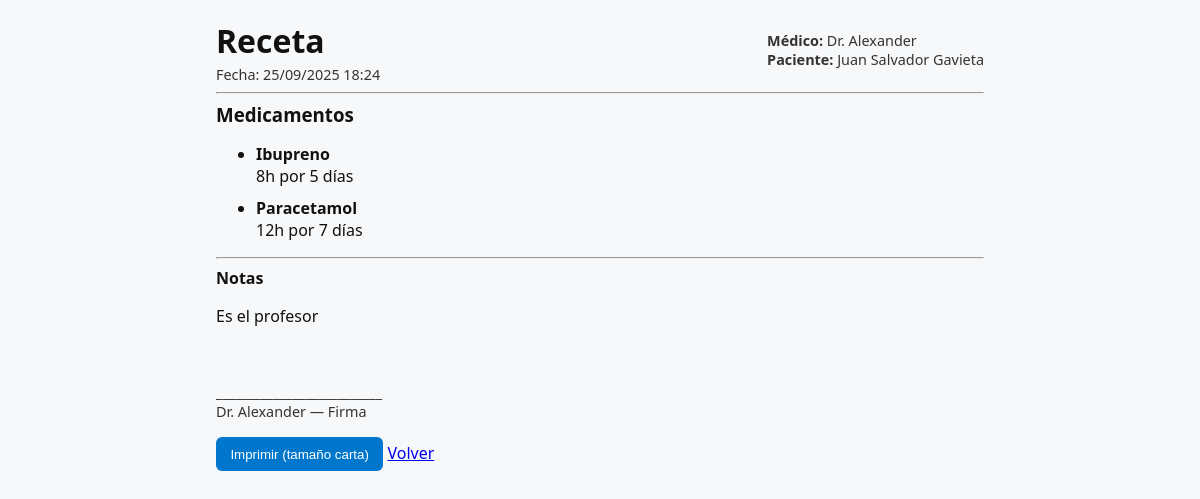
Page /view_prescription.php?id=2 (signed in) on the committed database.
### tables this page shows
CREATE TABLE `recetas` (
  `id` int(11) NOT NULL,
  `medico_id` int(11) NOT NULL,
  `paciente_id` int(11) NOT NULL,
  `fecha` timestamp NOT NULL DEFAULT current_timestamp(),
  `notas` text DEFAULT NULL,
  `fecha_emision` datetime DEFAULT current_timestamp()
);

CREATE TABLE `medicos` (
  `id` int(11) NOT NULL,
  `nombre` varchar(100) NOT NULL,
  `correo` varchar(100) NOT NULL,
  `password_hash` varchar(255) NOT NULL
);

CREATE TABLE `pacientes` (
  `id` int(11) NOT NULL,
  `nombre` varchar(100) NOT NULL,
  `correo` varchar(100) DEFAULT NULL,
  `fecha_nacimiento` date DEFAULT NULL
);

CREATE TABLE `receta_medicamentos` (
  `id` int(11) NOT NULL,
  `receta_id` int(11) NOT NULL,
  `medicamento` varchar(150) NOT NULL,
  `posologia` varchar(255) NOT NULL
);

### view_prescription.php (the view, shortened to what this page needs)
<?php
require 'db.php';
$id = (int)($_GET['id'] ?? 0);
$stmt = $pdo->prepare("
  SELECT r.id, r.fecha_emision, r.notas,
         m.nombre AS medico_nombre, p.nombre AS paciente_nombre
  FROM recetas r
  LEFT JOIN medicos m ON r.medico_id = m.id
  LEFT JOIN pacientes p ON r.paciente_id = p.id
  WHERE r.id = ?
");
$stmt->execute([$id]);
$receta = $stmt->fetch(PDO::FETCH_ASSOC);
$stmt2 = $pdo->prepare("SELECT medicamento, posologia FROM receta_medicamentos WHERE receta_id = ?");
$stmt2->execute([$id]);
$meds = $stmt2->fetchAll(PDO::FETCH_ASSOC);
?>
<!doctype html>
<html lang="es">
<head>
<link rel="stylesheet" href="styles.css">
</head>
<body>
<div class="container print-area" id="printable">
  <div class="header-row">
    <div>
      <h1>Receta</h1>
      <?php if (!empty($receta['fecha_emision'])): ?>
        <div class="small">Fecha: <?= date('d/m/Y H:i', strtotime($receta['fecha_emision'])) ?></div>
      <?php endif; ?>
    </div>
    <div class="small">
      <strong>Médico:</strong> <?= htmlspecialchars($receta['medico_nombre'] ?? 'N/A') ?><br>
      <strong>Paciente:</strong> <?= htmlspecialchars($receta['paciente_nombre'] ?? 'N/A') ?>
    </div>
  </div>
  <hr>
  <h3>Medicamentos</h3>
  <ul class="med-list">
    <?php foreach ($meds as $m): ?>
      <li>
        <strong><?= htmlspecialchars($m['medicamento']) ?></strong><br>
        <span><?= nl2br(htmlspecialchars($m['posologia'])) ?></span>
      </li>
    <?php endforeach; ?>
  </ul>
  <?php if (!empty($receta['notas'])): ?>
    <hr>
    <h4>Notas</h4>
    <p><?= nl2br(htmlspecialchars($receta['notas'])) ?></p>
  <?php endif; ?>
  <div style="height:40px"></div>
  <div class="small">__________________________</div>
  <div class="small"><?= htmlspecialchars($receta['medico_nombre'] ?? 'N/A') ?> — Firma</div>
  <div class="print-actions">
    <button onclick="window.print()">Imprimir (tamaño carta)</button>
    <a href="dashboard.php">Volver</a>
  </div>
</div>
</body>
</html>

### styles.css (style rules this page uses)
:root { --bg:#f7f8fa; --card:#ffffff; --accent:#0077cc; }
* { box-sizing:border-box }
body { font-family:system-ui,-apple-system,Segoe UI,Roboto,"Helvetica Neue",Arial; margin:0; background:var(--bg); color:#111; }
.container { max-width:1000px;margin:1.2rem auto;padding:1rem }
h1,h2,h3,h4 { margin:0.2rem 0 }
button { background:var(--accent); color:#fff; border:none; padding:0.6rem 0.9rem;border-radius:6px; cursor:pointer; }

### view_prescription.php (style rules this page uses)
.print-area { max-width: 800px; margin: 0 auto; }
.header-row { display:flex; justify-content:space-between; align-items:center; }
.med-list { margin-top: 1rem; }
.med-list li { margin-bottom: 0.6rem; }
.small { font-size: 0.9rem; color: #333; }
.print-actions { margin: 1rem 0; }

### rows in the picture
recetas: fecha_emision "25/09/2025 18:24", medico.nombre "Dr. Alexander", paciente.nombre "Juan Salvador Gavieta", notas "Es el profesor"
receta_medicamentos: medicamento "Ibupreno", posologia "8h por 5 días"
receta_medicamentos: medicamento "Paracetamol", posologia "12h por 7 días"
